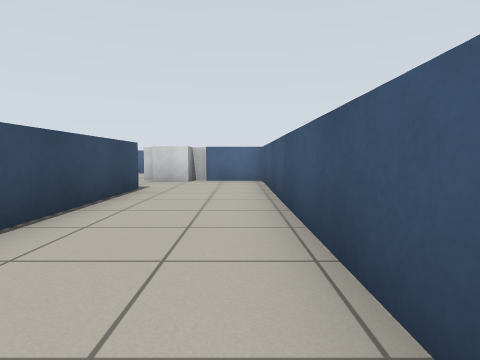
[1] (above)

19 first-person views from a walk through a robot-simulator world made for Gazebo. The camera is 0.67 m above the floor, tilts 4° down and sees 75° across. The floor is counted in squares, 1 m on a side. Each view is taken from the middle of a square. On the plan, view 1 faces up. The plan holds only what a view shows up to about 10 squares ahead; the rest is blank.

[2]
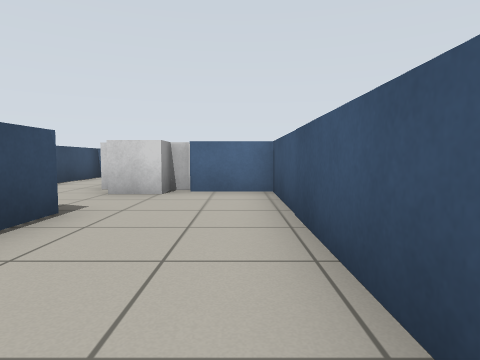

[3]
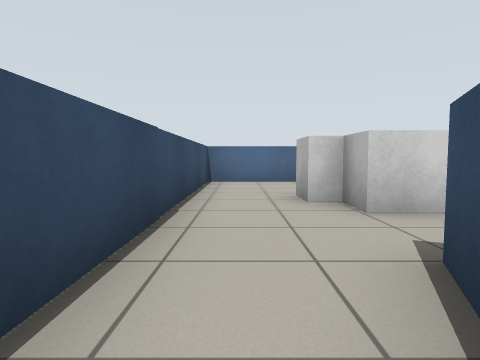

[4]
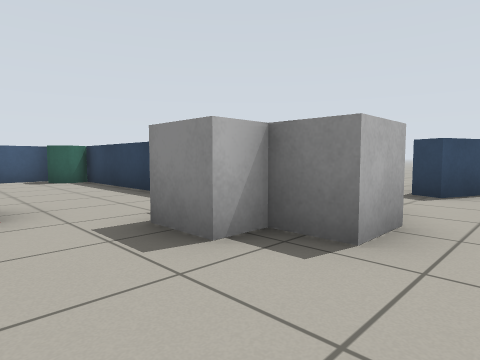

[5]
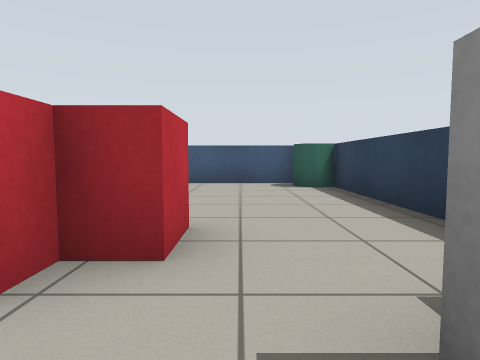

[6]
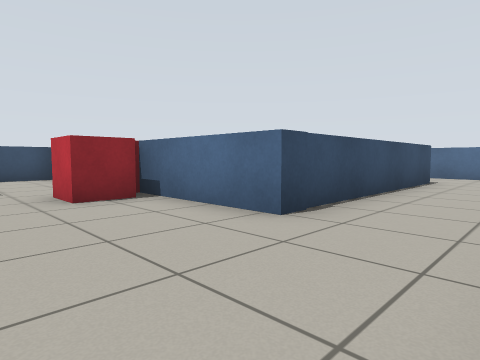

[7]
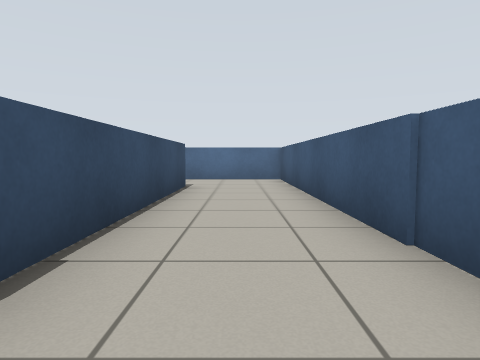

[8]
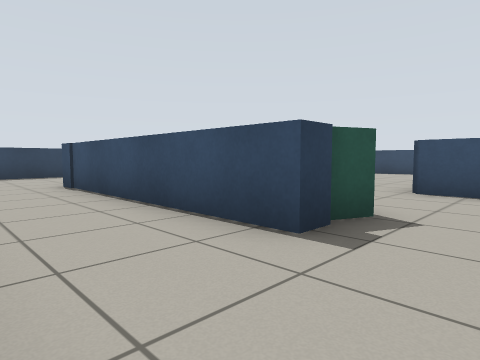

[9]
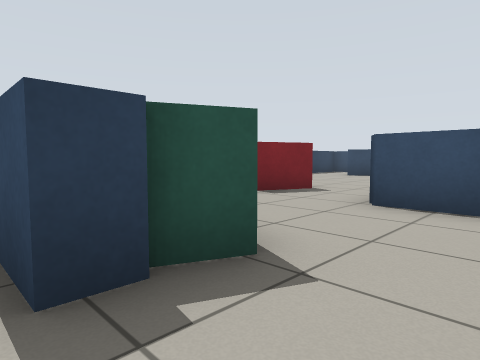

[10]
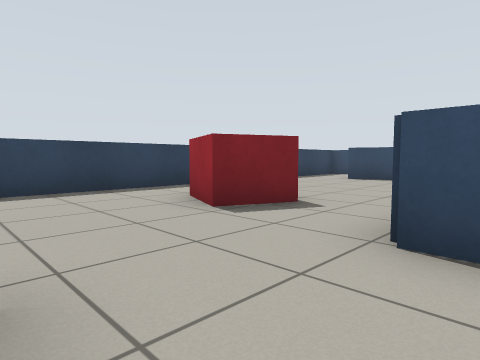

[11]
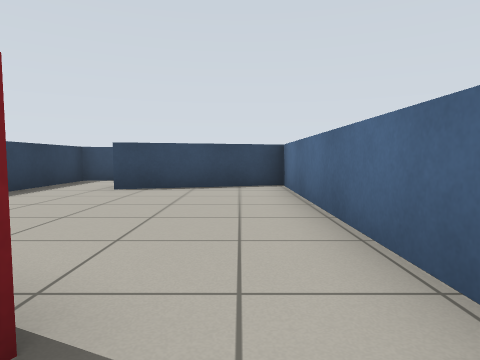

[12]
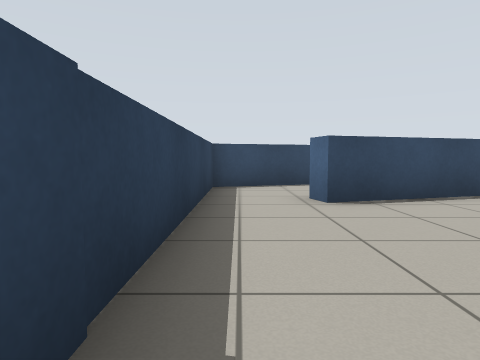

[13]
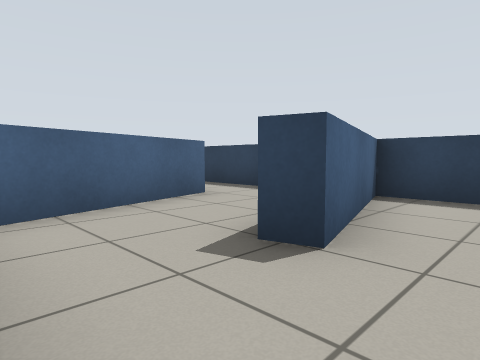

[14]
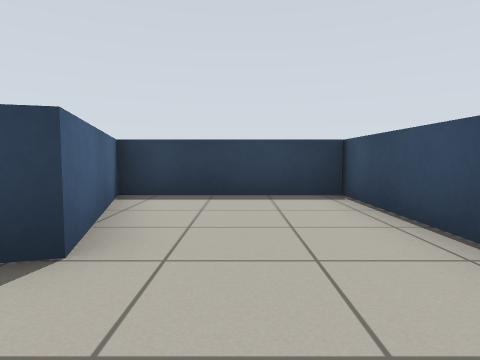

[15]
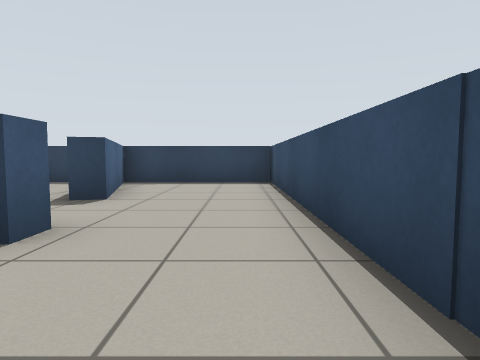

[16]
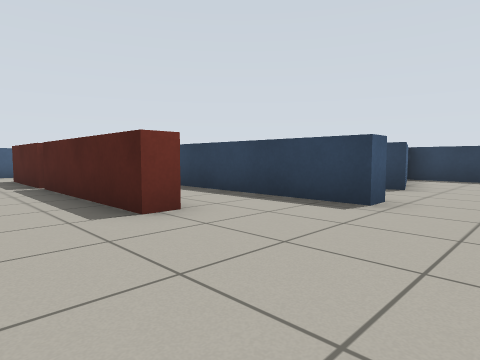

[17]
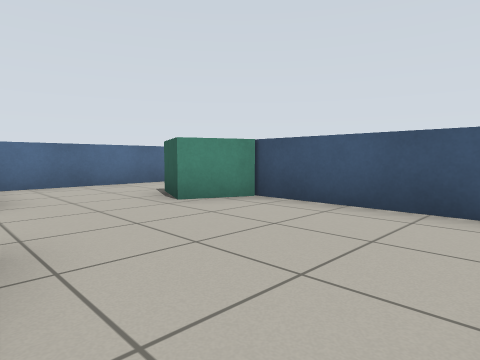

[18]
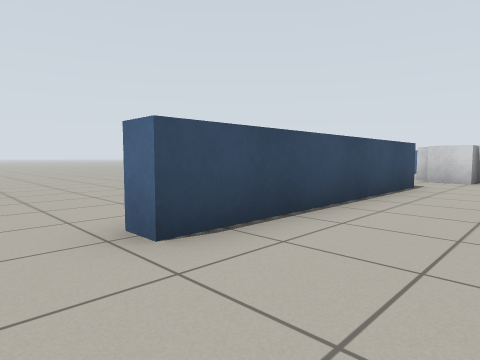

[19]
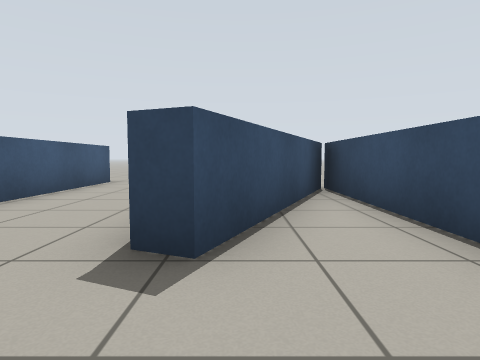

### Floor plan
Ten units are one square. View 1 is at (0, 0); x grows to the right and y downward. Boxes are objects, and circles mark ways between rooms. Rooms are numbered by the first view taken in them; rooms with no view inside come last. Other rooms are left out.
<svg viewBox="-154 -250 222 260">
<path fill="none" stroke="#000" d="M-24 -139 -49 -139 -49 -19M13 -98 54 -98M32 -155 32 -185M63 -108 63 -229 0 -228M37 -186 37 -139 5 -139M-24 -201 -87 -201 -77 -163 -82 -162M-4 -215 -4 -201M-84 -144 13 -144M-40 -39 -27 -70 -22 -68 -22 -3 -29 -3M6 -1 6 -92 -11 -92M-106 -226 -106 -232 -63 -232M-122 -200 -122 -206 -75 -206M-149 -220 -149 -195M-149 -195 -149 -141M-149 -144 -108 -144 -118 -179 -112 -181M-109 -168 -102 -144 -84 -144M-82 -162 -89 -187M-89 -187 -92 -196"/>
<rect x="-35" y="-115" width="20" height="20" fill="#bbb"><title>white box</title></rect>
<rect x="-25" y="-105" width="10" height="20" fill="#bbb"><title>white box</title></rect>
<rect x="-25" y="-185" width="20" height="20" fill="#bbb"><title>red box</title></rect>
<rect x="-15" y="-105" width="10" height="10" fill="#bbb"><title>white box</title></rect>
<rect x="-15" y="-115" width="10" height="10" fill="#bbb"><title>white box</title></rect>
<rect x="-5" y="-145" width="10" height="20" fill="#bbb"><title>red box</title></rect>
<rect x="5" y="-135" width="10" height="10" fill="#bbb"><title>red box</title></rect>
<rect x="15" y="-205" width="20" height="20" fill="#bbb"><title>green box</title></rect>
<circle cx="-80" cy="-155" r="3" fill="#2a7"/>
<circle cx="-135" cy="-200" r="3" fill="#2a7"/>
<circle cx="-110" cy="-190" r="3" fill="#2a7"/>
<circle cx="-100" cy="-175" r="3" fill="#2a7"/>
<text x="0" y="-130">1</text>
<text x="-90" y="-220">2</text>
<text x="-130" y="-170">3</text>
<text x="-100" y="-170">4</text>
<text x="-110" y="-190">5</text>
</svg>
Room 1 opens to room 4. Room 2 opens to room 3. Room 3 opens to room 5. Room 4 opens to room 5.

Where each view was taken, in squares from view 1:
view 1: 0 up, 0 right, facing up
view 2: 3 up, 0 right, facing up
view 3: 5 up, 4 left, facing up
view 4: 13 up, 4 left, facing down-right
view 5: 12 up, 2 left, facing right
view 6: 11 up, 6 right, facing up-left
view 7: 13 up, 5 right, facing up
view 8: 22 up, 6 right, facing down-left
view 9: 22 up, 4 right, facing down-left
view 10: 21 up, 2 right, facing down-left
view 11: 19 up, 1 left, facing left
view 12: 15 up, 3 left, facing left
view 13: 20 up, 13 left, facing down-right
view 14: 20 up, 13 left, facing down
view 15: 23 up, 14 left, facing down
view 16: 25 up, 14 left, facing down-right
view 17: 15 up, 1 left, facing up-right
view 18: 1 down, 0 right, facing up-left
view 19: 9 up, 3 left, facing down
